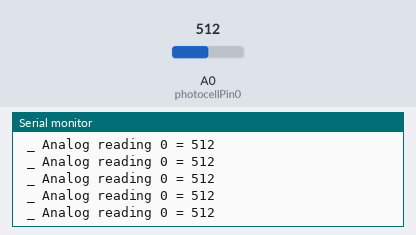
Simulated run of this sketch. Board: Arduino Uno, built with avr-gcc and run on an emulated ATmega328P. On the bench: the last lines printed to the serial monitor. The inputs (shaded band) are chosen by the test bench; at power-on: A0 (photocellPin0) = 512.

Above: at 1.2 s.
1.3 s: A0 (photocellPin0) set to 11
At 2.2 s:
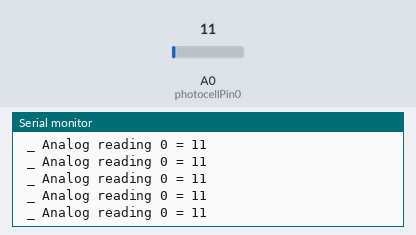
4.3 s: A0 (photocellPin0) set to 8
At 5.3 s:
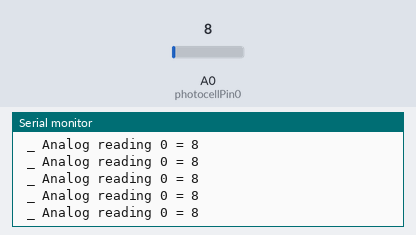
Timing chart, 0 to 7.3 s (numbered marks = the images above; inputs shaded):
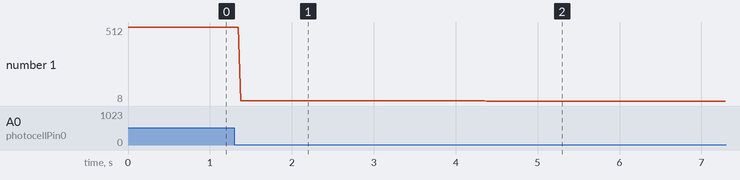

Measured:
- after the input at 1.3 s, the serial monitor: prints a new line after 0.08 s (image 1)
- after the input at 4.3 s, the serial monitor: prints a new line after 0.08 s (image 2)
- plotted number 1: 512 → 11 after the input at 1.3 s, 11 → 8 after the input at 4.3 s

The sketch:

PhotoResister.ino
```cpp
 //Arduino code to test photo sensor
 //Earl Mark 3/27/16

int photocellPin0 = 0;     // the cell and 10K pulldown are connected to a0
int photocellReading0;

void setup() {
  // initialize serial communication:
  Serial.begin(9600);
}

void loop(){
  photocellReading0 = analogRead(photocellPin0); //read photoresister
  Serial.print(" _ Analog reading 0 = ");       //output value to serial port
  Serial.println(photocellReading0);
}
```
